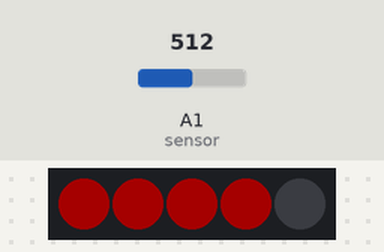
Bench run of a sketch on a simulated Arduino Uno, built with avr-gcc and run on an emulated ATmega328P. Parts: 5 RGB LEDs in strip order, left to right. The test bench sets the inputs (shaded band); at power-on: A1 (sensor) = 512. Dim RGB values are drawn brighter than linear.

Above: at 1.35 s.
1.4 s: A1 (sensor) set to 264
At 1.45 s:
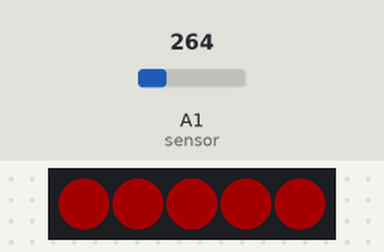
3.2 s: A1 (sensor) set to 235
At 3.71 s:
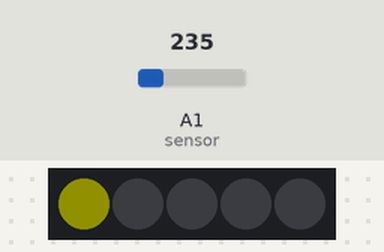
At 5.31 s:
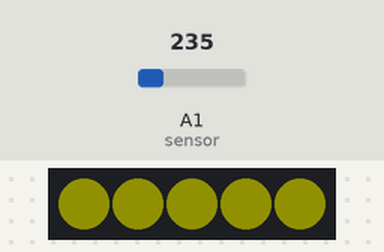
Timing chart, 0 to 12.2 s (numbered marks = the images above; inputs shaded):
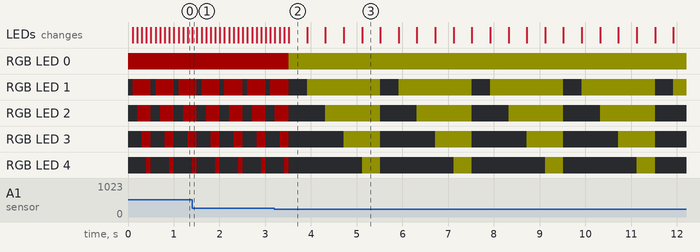

Measured:
- the behaviour switches between 251 and 250 on A1 (sensor) (found by bisection; images 1 and 2)
- after the input at 3.2 s, the LEDs: first differ from a run without the input after 0.32 s (image 2)
- what the display in image 2 shows lasts 0.4 s, from 3.5 s to 3.9 s

The sketch:

ShinyShnake.ino
```cpp
#include <Adafruit_NeoPixel.h>

Adafruit_NeoPixel strip(5, 3);

int sensor = A1;

int val;

void setup() {
  // put your setup code here, to run once:

  strip.begin();

  strip.setBrightness(20);

}

void loop() {
  val = analogRead(sensor);

    if(val > 250){
      for(int i = 0; i < strip.numPixels();i++){
        strip.setBrightness(50);
        strip.setPixelColor(i, 200, 0, 0);
        strip.show();
        delay(100);
  }
    }
  else{
      for(int i = 0; i < strip.numPixels();i++){
        strip.setBrightness(20);
        strip.setPixelColor(i, 200, 200, 0);
        strip.show();
        delay(400);
  }
  }
  strip.clear();
}
```
